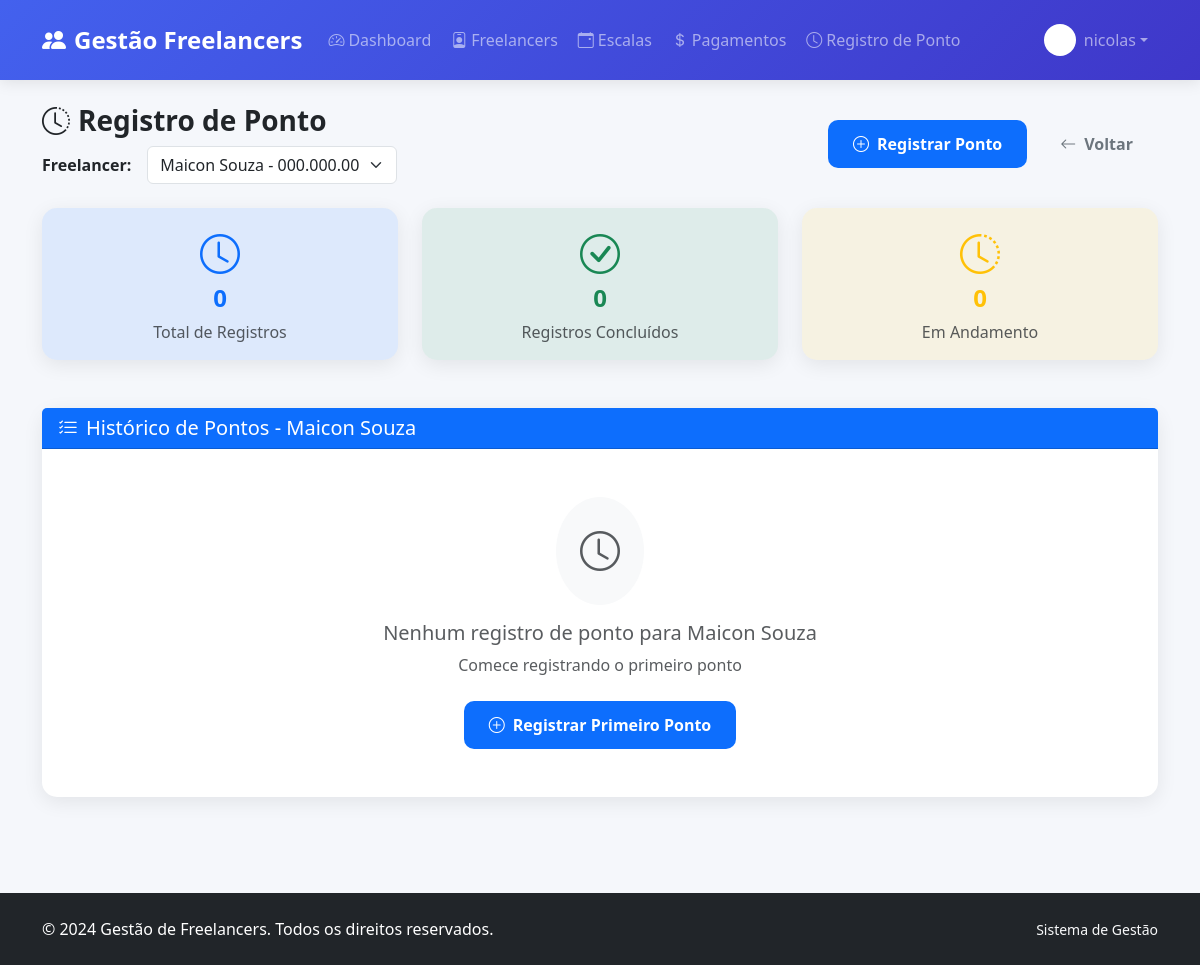
Page /pontos/1/listar/ (signed in) on the earlier database version.
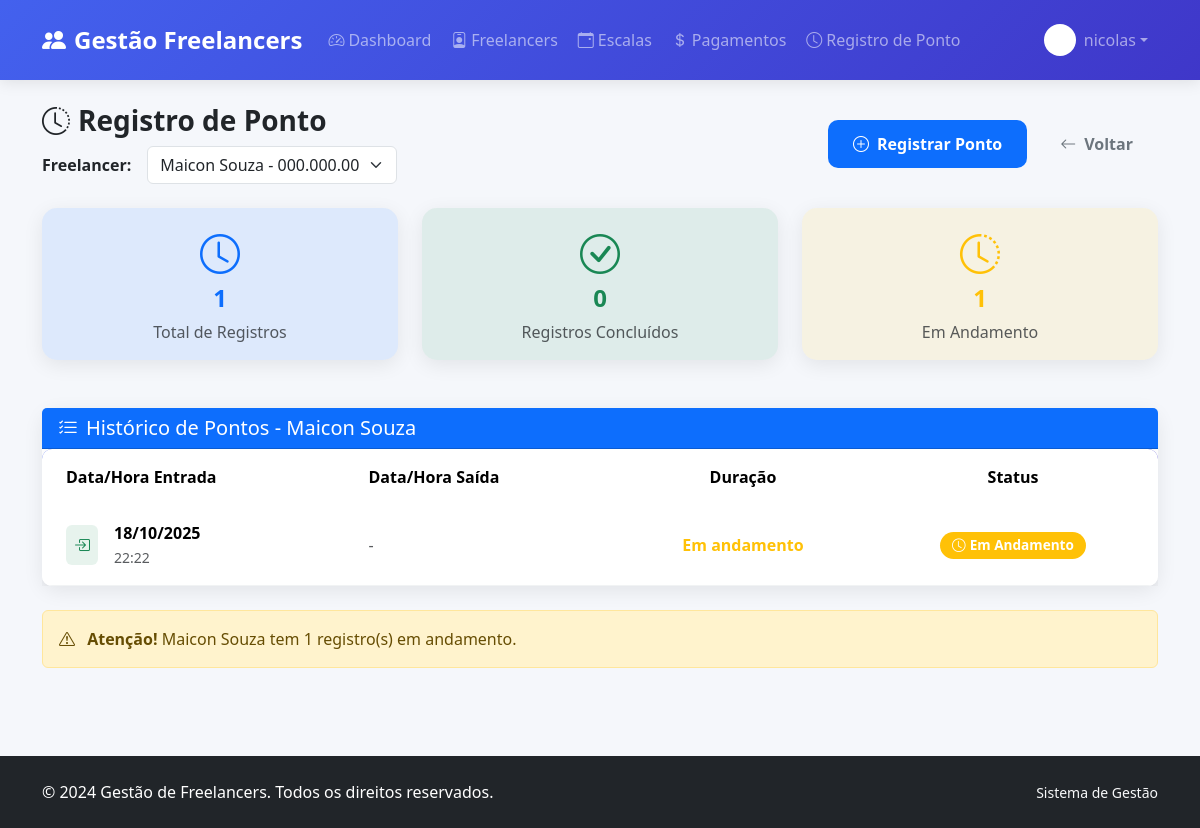
Same page on the later database version.
### freelancers/models.py (models this page shows, shortened)
class Freelancer(models.Model):
    STATUS_CHOICES = [
        ('ativo', 'Ativo'),
        ('inativo', 'Inativo'),
        ('licenca', 'Licença'),
    ]
    nome = models.CharField(max_length=100)
    cpf = models.CharField(max_length=14, unique=True)
    contato = models.CharField(max_length=50)
    valor_hora = models.DecimalField(max_digits=6, decimal_places=2)
    status = models.CharField(max_length=10, choices=STATUS_CHOICES, default='ativo')

### registroDePontos/models.py (models this page shows, shortened)
class RegistroDePonto(models.Model):
    freelancer = models.ForeignKey(Freelancer, on_delete=models.CASCADE)
    data_entrada = models.DateTimeField()
    data_saida = models.DateTimeField(null=True, blank=True)
    def duracao(self):
        if self.data_saida:
            diferenca = self.data_saida - self.data_entrada
            horas = int(diferenca.total_seconds() // 3600)
            minutos = int((diferenca.total_seconds() % 3600) // 60)
            return f"{horas}h {minutos}min"
        return "Em andamento"

### registroDePontos/views.py (the view)
# urls.py: path("<int:freelancer_id>/listar/", views.listar_pontos, name="listar_pontos"),
@login_required
def listar_pontos(request, freelancer_id):
    todos_freelancers = Freelancer.objects.all()
    if not freelancer_id and todos_freelancers.exists():
        primeiro_freelancer = todos_freelancers.first()
        return redirect("listar_pontos", freelancer_id=primeiro_freelancer.id)
    freelancer = get_object_or_404(Freelancer, id=freelancer_id)
    pontos = RegistroDePonto.objects.filter(freelancer=freelancer).order_by('-data_entrada')
    total_pontos = pontos.count()
    pontos_concluidos = pontos.filter(data_saida__isnull=False).count()
    pontos_andamento = pontos.filter(data_saida__isnull=True).count()
    return render(request, "pontos/listar_pontos.html", {
        "freelancer": freelancer,
        "todos_freelancers": todos_freelancers,
        "pontos": pontos,
        "total_pontos": total_pontos,
        "pontos_concluidos": pontos_concluidos,
        "pontos_andamento": pontos_andamento
    })

### registroDePontos/templates/pontos/listar_pontos.html (shortened to what the changed rows need)
{% extends 'base.html' %}
{% block content %}
<div class="row">
    <div class="col-12">
        <div class="d-flex justify-content-between align-items-center mb-4">
            <div>
                <h1 class="h3 fw-bold text-dark">
                    <i class="bi bi-clock-history me-2"></i>Registro de Ponto
                </h1>
            </div>
            <div class="d-flex gap-2">
            </div>
        </div>
        <div class="row mb-4">
            <div class="col-md-4">
                <div class="card card-custom bg-primary bg-opacity-10 border-primary">
                    <div class="card-body text-center">
                        <i class="bi bi-clock text-primary fs-1 mb-2"></i>
                        <h4 class="text-primary fw-bold">{{ total_pontos }}</h4>
                        <p class="text-muted mb-0">Total de Registros</p>
                    </div>
                </div>
            </div>
            <div class="col-md-4">
            </div>
            <div class="col-md-4">
                <div class="card card-custom bg-warning bg-opacity-10 border-warning">
                    <div class="card-body text-center">
                        <i class="bi bi-clock-history text-warning fs-1 mb-2"></i>
                        <h4 class="text-warning fw-bold">{{ pontos_andamento }}</h4>
                        <p class="text-muted mb-0">Em Andamento</p>
                    </div>
                </div>
            </div>
        </div>
        <div class="card card-custom">
            <div class="card-header bg-primary text-white">
                <h5 class="card-title mb-0">
                    <i class="bi bi-list-check me-2"></i>Histórico de Pontos - {{ freelancer.nome }}
                </h5>
            </div>
            <div class="card-body p-0">
                {% if pontos %}
                <div class="table-responsive">
                    <table class="table table-hover table-custom mb-0">
                        <thead>
                            <tr>
                                <th class="ps-4">Data/Hora Entrada</th>
                                <th>Data/Hora Saída</th>
                                <th class="text-center">Duração</th>
                                <th class="text-center">Status</th>
                            </tr>
                        </thead>
                        <tbody>
                            {% for ponto in pontos %}
                            <tr>
                                <td class="ps-4">
                                    <div class="d-flex align-items-center">
                                        <div class="bg-success bg-opacity-10 rounded p-2 me-3">
                                            <i class="bi bi-box-arrow-in-right text-success"></i>
                                        </div>
                                        <div>
                                            <strong>{{ ponto.data_entrada|date:"d/m/Y" }}</strong>
                                            <br>
                                            <small class="text-muted">{{ ponto.data_entrada|time:"H:i" }}</small>
                                        </div>
                                    </div>
                                </td>
                                <td>
                                    {% if ponto.data_saida %}
                                    <div class="d-flex align-items-center">
                                        <div class="bg-danger bg-opacity-10 rounded p-2 me-3">
                                            <i class="bi bi-box-arrow-right text-danger"></i>
                                        </div>
                                        <div>
                                            <strong>{{ ponto.data_saida|date:"d/m/Y" }}</strong>
                                            <br>
                                            <small class="text-muted">{{ ponto.data_saida|time:"H:i" }}</small>
                                        </div>
                                    </div>
                                    {% else %}
                                    <span class="text-muted">-</span>
                                    {% endif %}
                                </td>
                                <td class="text-center">
                                    <span class="fw-bold {% if ponto.data_saida %}text-success{% else %}text-warning{% endif %}">
                                        {{ ponto.duracao }}
                                    </span>
                                </td>
                                <td class="text-center">
                                    {% if ponto.data_saida %}
                                    <span class="badge bg-success status-badge">
                                        <i class="bi bi-check-circle me-1"></i>Concluído
                                    </span>
                                    {% else %}
                                    <span class="badge bg-warning status-badge">
                                        <i class="bi bi-clock me-1"></i>Em Andamento
                                    </span>
                                    {% endif %}
                                </td>
                            </tr>
                            {% endfor %}
                        </tbody>
                    </table>
                </div>
                {% else %}
                <div class="text-center py-5">
                    <div class="bg-light rounded-circle d-inline-flex p-4 mb-3">
                        <i class="bi bi-clock text-muted fs-1"></i>
                    </div>
                    <h5 class="text-muted">Nenhum registro de ponto para {{ freelancer.nome }}</h5>
                    <p class="text-muted mb-4">Comece registrando o primeiro ponto</p>
                    <a href="{% url 'registrar_ponto' freelancer.id %}" class="btn btn-primary btn-custom">
                        <i class="bi bi-plus-circle me-2"></i>Registrar Primeiro Ponto
                    </a>
                </div>
                {% endif %}
            </div>
        </div>
        {% if pontos_andamento > 0 %}
        <div class="alert alert-warning mt-4">
            <i class="bi bi-exclamation-triangle me-2"></i>
            <strong>Atenção!</strong> {{ freelancer.nome }} tem {{ pontos_andamento }} registro(s) em andamento.
        </div>
        {% endif %}
    </div>
</div>
{% endblock %}

Differences in the rows shown:
added RegistroDePonto: data_entrada "18/10/2025", data_entrada "22:22", duracao "Em andamento", shows "Em Andamento"
Other differences:
{{ total_pontos }}: "0" → "1"
{{ pontos_andamento }}: "0" → "1"
{{ pontos_andamento }}: (not shown) → "1"
text no longer shown: "Nenhum registro de ponto para Comece registrando o primeiro ponto Registrar Primeiro Ponto"
text now shown: "Data/Hora Entrada Data/Hora Saída Duração Status Atenção! tem registro(s) em andamento."
